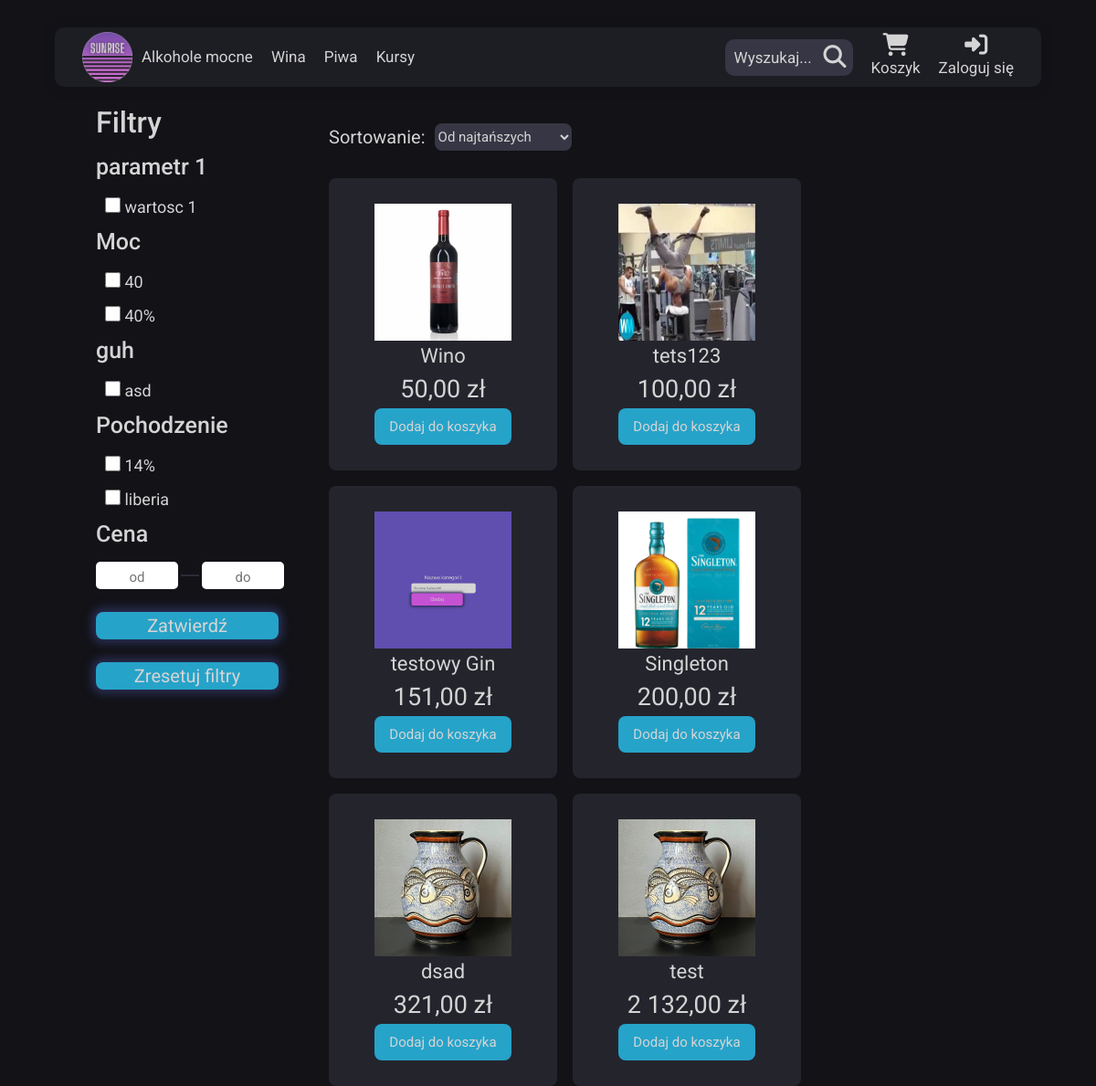
/html/category_pages/product_search.php, run on an earlier commit of the app's database.
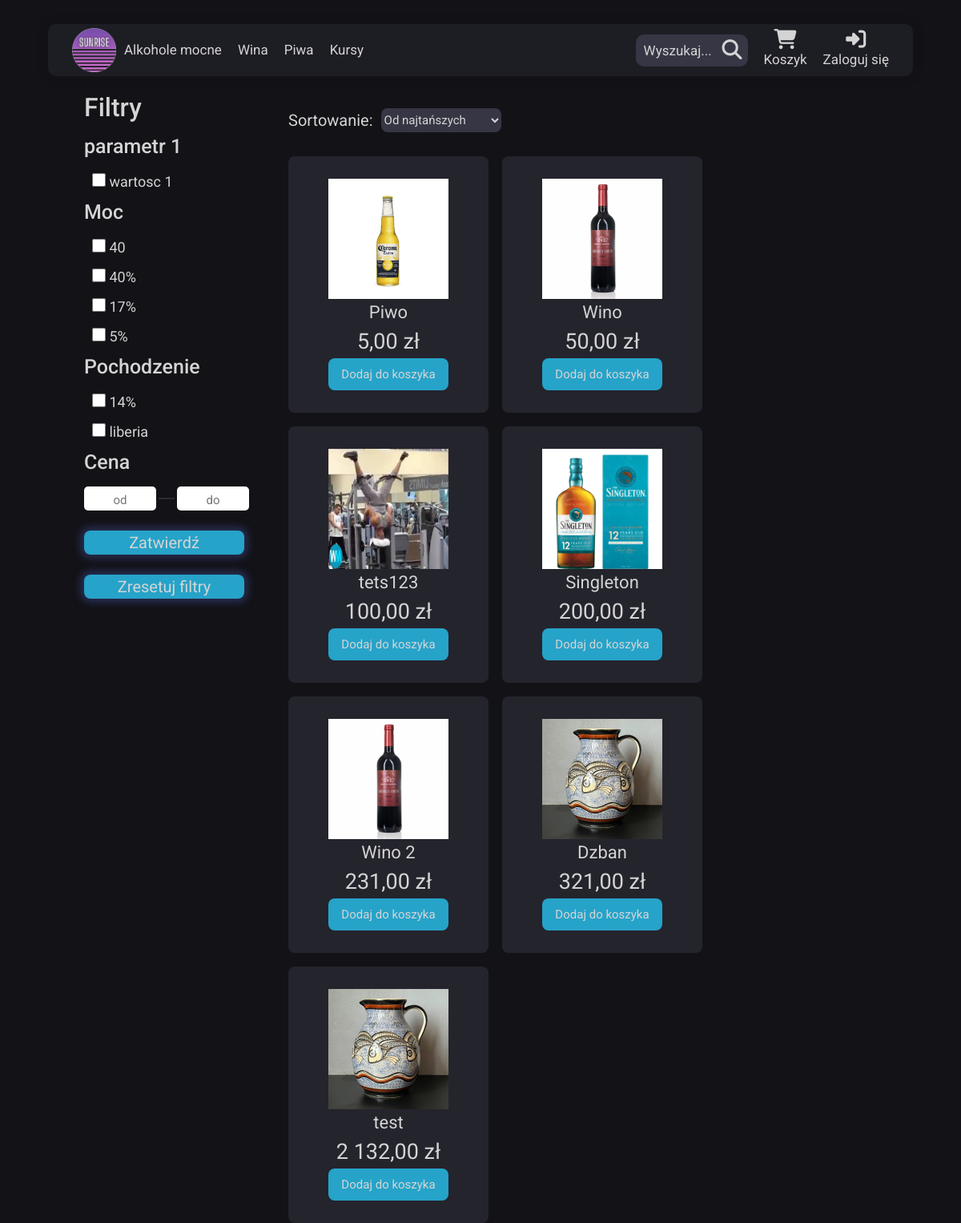
And on a later commit of the database.
### tables this page shows
CREATE TABLE `product` (
  `id` int(11) NOT NULL,
  `product_name` varchar(50) NOT NULL,
  `category_id` int(11) NOT NULL,
  `price` float NOT NULL,
  `description` text NOT NULL,
  `stock` int(11) NOT NULL,
  `photo_id` int(11) NOT NULL
);

CREATE TABLE `photos` (
  `id` int(11) NOT NULL,
  `path` varchar(255) NOT NULL
);

### html/category_pages/product_search.php (the view, shortened to what this page needs)
<!DOCTYPE html>
<html lang="pl">
<head>
  <link href="https://cdn.jsdelivr.net/npm/bootstrap@5.3.2/dist/css/bootstrap.min.css" rel="stylesheet">
  <link rel="stylesheet" href="../../css/main.css" />
</head>
<body>
  <?php
  include './menu_component.php';
  echo $nav
  ?>
  <main class="productCategories">
    <?php
    include './product_filter.php';
    echo $filters;
    ?>
    <section class="products__right">
      <div class="products__sortSection">
        <p class="products__sortSection--p">Sortowanie:</p>
        <select name="sort" id="sort" class="products__sortSection--select">
          <option value="price-asc">Od najtańszych</option>
        </select>
      </div>
      <div class="products__productContainer">
        <?php
        require_once('../../php/dblogin.php');
        $searchValue = '%' . $_GET['searchValue'] . '%';
        $sql = 'SELECT product.id, product_name, price, path
          FROM product
          INNER JOIN photos ON product.photo_id = photos.id
          WHERE product_name LIKE ?';
        $query = $pdo->prepare($sql);
        $query->execute([$searchValue]);
        $rows = $query->fetchAll();
        if (count($rows) > 0):
          foreach ($rows as $row):
            $filename = str_replace(' ', '-', $row['product_name']);
        ?>
            <a href="../products/<?= $filename ?>.php" class="products__product" id="<?= $row['id'] ?>">
              <img src="<?= $row['path'] ?>" alt="" class="products__product--image">
              <p class="products__product--name"><?= htmlspecialchars($row['product_name'], ENT_QUOTES, 'UTF-8') ?></p>
              <p class="products__product--price"><?= number_format($row['price'], 2, ',', ' ') ?> zł</p>
              <button class="products__product--addToCart">Dodaj do koszyka</button>
            </a>
          <?php
          endforeach;
        else:
          ?>
          <p>
            Brak produktów do wyświetlenia.
          </p>
        <?php endif; ?>
      </div>
    </section>
  </main>
</body>
</html>

### html/category_pages/menu_component.php (shortened to what this page needs)
<?php
$path = '/sklep_internetowy/html';
?>
  <nav class="nav__desktop">
    <div class="nav__items">
      <a href="<?=$path?>/../index.php" class="nav__item--logo"></a>
      <a href="<?=$path?>/category_pages/strong-alcohol.php" class="nav__item link link-animation">Alkohole mocne</a>
      <a href="<?=$path?>/category_pages/wine.php" class="nav__item link link-animation wine">Wina</a>
      <a href="<?=$path?>/category_pages/beer.php" class="nav__item link link-animation beer">Piwa</a>
      <a href="<?=$path?>/category_pages/courses.php" class="nav__item link link-animation courses">Kursy</a>
    </div>
    <div class="nav__user">
    <div class="nav__user--search">
          <input type="text" id="navSearchBar" placeholder="Wyszukaj..." /><i id="navSearchBtn"
            class="fa-solid fa-magnifying-glass"
          ></i>
        </div>
      <a href="<?=$path?>/order/cart.php" class="nav__user--cart"
        ><i class="fa-solid fa-cart-shopping"></i
      ><p>Koszyk</p>
    </a>
      <?php if(isset($_SESSION["loggedIn"]) && $_SESSION["loggedIn"]): ?>
        <a href="<?=$path?>/user_panel/" class="nav__user--cart login-btn">
        <i class="fa-solid fa-user"></i>
        <p>Twoje konto</p>
        </a>
        <a href="<?=$path?>/../php/logout.php" class="nav__user--cart login-btn">
        <i class="fa-solid fa-right-from-bracket"></i>
        <p>Wyloguj się</p></a>
      <?php else: ?>
        <a href="<?=$path?>/login_page.php" class="nav__user--cart login-btn">
        <i class="fa-solid fa-right-to-bracket"></i>
        <p>Zaloguj się</p></a>
      <?php endif; ?>
    </div>
  </nav>
<?php
  $nav = ob_get_contents();
?>

### html/category_pages/product_filter.php (shortened to what this page needs)
<section class="products__left">
  <div class="products__filtersContainer">
    <h2 class="products__left--headline">Filtry</h2>
    <?php
    require_once('../../php/dblogin.php');
    $sql = 'select id from category where category_name like ?';
    $stmt = $pdo->prepare($sql);
    $arr = explode('/', parse_url($_SERVER['REQUEST_URI'], PHP_URL_PATH));
    $filename = pathinfo(array_pop($arr), PATHINFO_FILENAME);
    $arr = explode('-', $filename);
    if (count($arr) == 1) {
      $filename = $arr[0];
    } else {
      $filename = $arr[1];
    }
    $categoryMapping = [
        'wine-semisweet' => 'wino półsłodkie',
        'wine-dry' => 'wino wytrawne',
    ];
    $filename = $categoryMapping[$filename] ?? $filename;
    $category_id = [];
    if ($filename == "product_search") {
      $stmt->execute(['%']);
      while ($row = $stmt->fetch()) {
        $category_id[] = $row['id'];
      }
    } else {
      $stmt->execute([$filename]);
      $single_id = $stmt->fetchColumn();
      if ($single_id !== false) {
        $category_id[] = $single_id;
      }
    }
if (empty($category_id)) {
    echo "<p>Brak filtrów dla tej kategorii.</p>";
} else {
    $placeholders = implode(',', array_fill(0, count($category_id), '?'));
    $sql = <<<SQL
    SELECT DISTINCT param_name
    FROM parameters
    WHERE id IN (
      SELECT param_id
      FROM `product-params`
      WHERE product_id IN (
        SELECT id
        FROM product
        WHERE category_id IN ($placeholders)
      )
    );
SQL;
    $stmt = $pdo->prepare($sql);
    $stmt->execute($category_id);
    while ($paramRow = $stmt->fetchColumn()):
?>
      <h3 class="products__left--headline2"><?= htmlspecialchars($paramRow) ?></h3>
      <?php
      $sql = <<<SQL
      SELECT DISTINCT param_value
      FROM `product-params`
      INNER JOIN parameters ON `product-params`.param_id = parameters.id
      WHERE param_name = ?
      AND product_id IN (
        SELECT id
        FROM product
        WHERE category_id IN ($placeholders)
      );
SQL;
      $query = $pdo->prepare($sql);
      $params = array_merge([$paramRow], $category_id);
      $query->execute($params);
      while ($row = $query->fetch()):
      ?>
        <div class="products__left--optionBox">
          <label for="<?= htmlspecialchars($row['param_value']) ?>">
            <input type="checkbox" name="type" id="<?= htmlspecialchars($row['param_value']) ?>" class="filter_checkbox">
            <?= htmlspecialchars($row['param_value']) ?>
          </label>
        </div>
      <?php endwhile; ?>
    <?php endwhile; ?>
<?php
}
?>
    <h3 class="products__left--headline2">Cena</h3>
    <div class="products__left--priceAdjust">
      <input type="number" id="minPrice" placeholder="od">
      <hr>
      <input type="number" id="maxPrice" placeholder="do">
    </div>
    <button class="button" id="filterSubmit">Zatwierdź</button>
    <button class="button" id="filterReset">Zresetuj filtry</button>
  </div>
</section>
<?php
$filters = ob_get_contents();
?>

What changed in the data, as far as the page shows it:
removed product: photo.path (picture), product_name "testowy Gin", price "151,00"
changed product: product_name "dsad" → "Dzban"
added product: photo.path (picture), product_name "Wino 2", price "231,00"
added product: photo.path (picture), product_name "Piwo", price "5,00"
Also different on the page:
new list line: "☐ 17% ☐ 5%"
list line gone: "guh ☐ asd"
